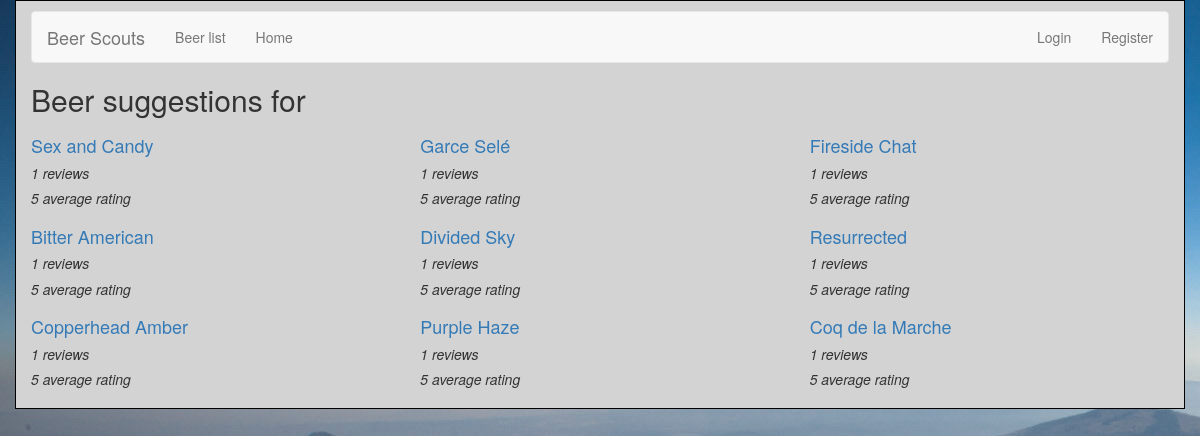
/reviews/recommendation/, run on the app's committed database.
### reviews/models.py (models this page shows, shortened)
class Beer(models.Model):
    name = models.CharField(max_length=200)
    abv = models.CharField(max_length=200)
    ibu = models.CharField(max_length=200)
    style = models.CharField(max_length=200)
    ounces = models.CharField(max_length=200)
    def average_rating(self):
        return self.review_set.aggregate(Avg('rating'))['rating__avg']

### reviews/views.py (the view)
def user_recommendation_list(request):
    user_reviews = Review.objects.filter(user_name=request.user.username).prefetch_related('beer')
    user_reviews_beer_ids = set(map(lambda x: x.beer.id, user_reviews))
    try:
        user_cluster_name = \
            User.objects.get(username=request.user.username).cluster_set.first().name
    except: # if no cluster has been assigned for a user, update clusters
        update_clusters()
        user_cluster_name = \
            User.objects.get(username=request.user.username).cluster_set.first().name
    user_cluster_other_members = \
        Cluster.objects.get(name=user_cluster_name).users \
            .exclude(username=request.user.username).all()
    other_members_usernames = set(map(lambda x: x.username, user_cluster_other_members))
    other_users_reviews = \
        Review.objects.filter(user_name__in=other_members_usernames) \
            .exclude(beer__id__in=user_reviews_beer_ids)
    other_users_reviews_beer_ids = set(map(lambda x: x.beer.id, other_users_reviews))
    beer_list = sorted(
        list(Beer.objects.filter(id__in=other_users_reviews_beer_ids)),
        key=lambda x: x.average_rating(),
        reverse=True
    )[:9]
    return render(
        request,
        'reviews/user_recommendation_list.html',
        {'username': request.user.username,'beer_list': beer_list}
    )

### reviews/templates/reviews/user_recommendation_list.html
{% extends 'reviews/beer_list.html' %}
{% block title %}
<h2>Beer suggestions for {{ username }}</h2>
{% endblock %}

### reviews/templates/reviews/beer_list.html (shortened to what this page needs)
{% extends 'base.html' %}
{% block content %}
{% if beer_list %}
<div class="row">
    {% for beer in beer_list %}
    <div class="col-xs-6 col-lg-4">
        <h4><a href="{% url 'reviews:beer_detail' beer.id %}">
        {{ beer.name }}
        </a></h4>
        <h5>{{ beer.review_set.count }} reviews</h5>
        <h5>{{ beer.average_rating | floatformat }} average rating</h5>
    </div>
    {% endfor %}
</div>
{% else %}
    <p>No beers are available.</p>
{% endif %}
{% endblock %}

### reviews/static/reviews/style.css (style rules this page uses)
h5 { font-style: oblique; }
a { color: black; }
h4 { color: black; }

### data on the page
Beer: name "Sex and Candy", review_set.count "1", average_rating "5"
Beer: name "Garce Selé", review_set.count "1", average_rating "5"
Beer: name "Fireside Chat", review_set.count "1", average_rating "5"
Beer: name "Bitter American", review_set.count "1", average_rating "5"
Beer: name "Divided Sky", review_set.count "1", average_rating "5"
Beer: name "Resurrected", review_set.count "1", average_rating "5"
Beer: name "Copperhead Amber", review_set.count "1", average_rating "5"
Beer: name "Purple Haze", review_set.count "1", average_rating "5"
Beer: name "Coq de la Marche", review_set.count "1", average_rating "5"
